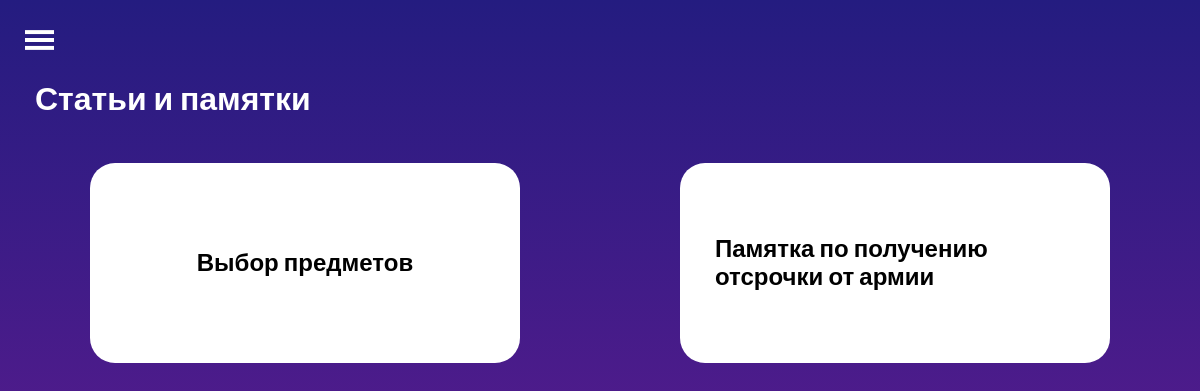
Page /articles.html on the earlier database version.
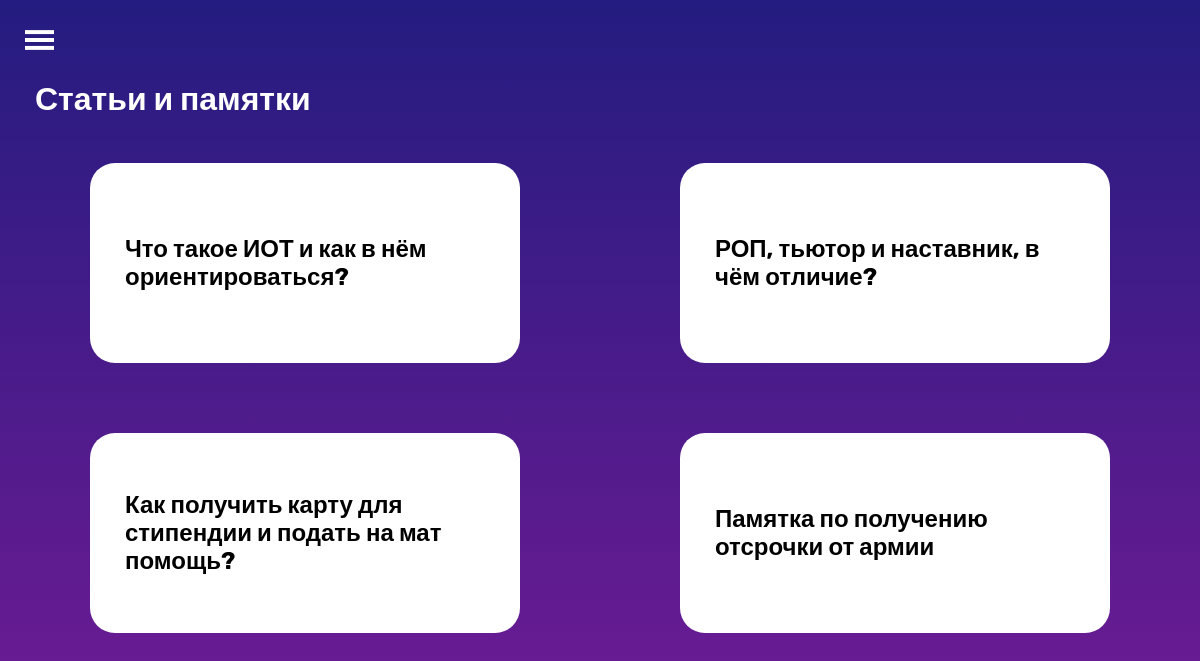
Same page on the later database version.
### RTFwebsiteApp/models.py (models this page shows, shortened)
class Article(models.Model):
    title = models.CharField(max_length=200)
    content = models.TextField()
    publication_date = models.DateTimeField(auto_now_add=True)

### RTFwebsiteApp/views.py (the view)
# urls.py: path('articles.html', views.article_list, name='article_list'),
def article_list(request):
    articles = Article.objects.all()
    return render(request, 'article_list.html', {'articles': articles})

### RTFwebsiteApp/templates/article_list.html (shortened to what this page needs)
{% extends 'base.html' %}
{% load static %}
{% block head %}<link rel="stylesheet" href="{% static 'styles/articles.css' %}">{% endblock head %}
{% block main %}
    <main class="main">
        <div class="main__header">
            <h1>Статьи и памятки</h1>
        </div>
        <section class="main__articles">
            {% for article in articles %}
            <article class="article__card">
                <a href="{% url 'article_detail' article.id %}">
                    <div class="article__content">
                        <div class="article__name">
                            <h4>{{ article.title }}</h4>
                        </div>
                    </div>
                </a>
            </article>
            {% endfor %}
        </section>
    </main>
{% endblock main %}

### RTFwebsiteApp/templates/base.html (shortened to what this page needs)
{% load static %}
<!DOCTYPE html>
<html lang="en">
<head>
    <link rel="stylesheet" href="{% static 'styles/style.css' %}">
    {% block head %} {% endblock %}
</head>
<body>
    <div class="wrapper">
        <div class="container">
            <header class="header">
                <div class="header__menu">
                    <div class="menu__icon"></div>
                </div>
            </header>
            {% block main %} {% endblock %}
        </div>
    </div>
</body>
</html>

### RTFwebsiteApp/static/styles/style.css (style rules this page uses)
* { margin: 0; padding: 0; }
body { font-family: 'Inter', sans-serif; font-family: 'Open Sans', sans-serif; font-family: 'Rubik', sans-serif; color: #FFFFFF; background: linear-gradient(#241C80, #761B96) no-repeat; background-attachment: fixed; }
html, body { height: 100%; }
.wrapper { min-width: 100%; overflow: hidden; }
.container { max-width: 1200px; margin: 0 auto; }
.menu__icon { z-index: 5; display: block; position: relative; width: 30px; height: 20px; cursor: pointer; margin-top: 30px; margin-left: 25px; transition: all 0.3s ease 0s; background-repeat: no-repeat; background-size: contain; background-image: url(../img/menu_icon.svg); }
.main__header { margin-top: 30px; margin-left: 35px; }

### RTFwebsiteApp/static/styles/articles.css (style rules this page uses)
.main__articles { display: flex; align-items: center; justify-content: space-around; flex-wrap: wrap; padding: 10px 10px; }
.article__card { margin: 35px 45px; width: calc(33.3% - 100px); height: 200px; border-radius: 25px; background-color: #FFFFFF; color: #000000; cursor: pointer; transition: all 0.4s ease 0s; }
@media (max-width: 1206px) { .article__card { width: calc(50% - 160px); } }
.article__card a { color: inherit; text-decoration: none; display: grid; place-items: center; width: 100%; height: 100%; }
.article__content { padding: 30px 35px; }
.article__card h4 { font-size: 24px; font-style: normal; font-weight: 700; line-height: normal; }

Differences in the rows shown:
removed Article: title "Выбор предметов"
added Article: title "Что такое ИОТ и как в нём ориентироваться?"
added Article: title "РОП, тьютор и наставник, в чём отличие?"
added Article: title "Как получить карту для стипендии и подать на мат помощь?"
